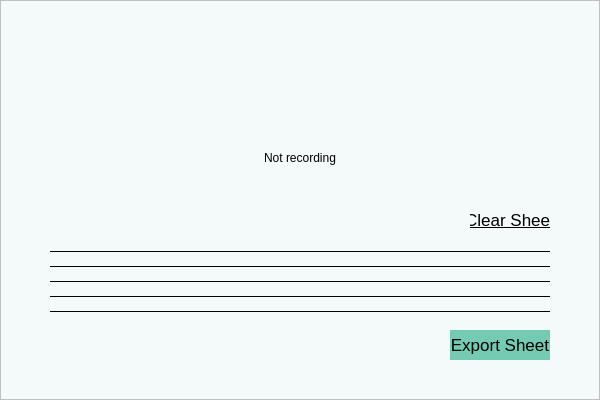
<?xml version="1.0" encoding="UTF-8"?>
<ui version="4.0">
 <class>mainWindow</class>
 <widget class="QMainWindow" name="mainWindow">
  <property name="geometry">
   <rect>
    <x>0</x>
    <y>0</y>
    <width>600</width>
    <height>400</height>
   </rect>
  </property>
  <property name="windowTitle">
   <string>MainWindow</string>
  </property>
  <property name="styleSheet">
   <string notr="true">background-color: rgb(244, 249, 250);</string>
  </property>
  <widget class="QWidget" name="centralwidget">
   <widget class="QFrame" name="mainWindowFrame">
    <property name="geometry">
     <rect>
      <x>0</x>
      <y>0</y>
      <width>600</width>
      <height>400</height>
     </rect>
    </property>
    <property name="frameShape">
     <enum>QFrame::StyledPanel</enum>
    </property>
    <property name="frameShadow">
     <enum>QFrame::Raised</enum>
    </property>
    <widget class="QPushButton" name="defenitionsButton">
     <property name="geometry">
      <rect>
       <x>10</x>
       <y>10</y>
       <width>70</width>
       <height>70</height>
      </rect>
     </property>
     <property name="font">
      <font>
       <family>Arial</family>
       <underline>false</underline>
      </font>
     </property>
     <property name="styleSheet">
      <string notr="true">background-color: rgb(244, 249, 250);
border: none;
color: black;</string>
     </property>
     <property name="text">
      <string/>
     </property>
     <property name="icon">
      <iconset>
       <normaloff>../images/defenitionsLogo.jpg</normaloff>../images/defenitionsLogo.jpg</iconset>
     </property>
     <property name="iconSize">
      <size>
       <width>25</width>
       <height>25</height>
      </size>
     </property>
    </widget>
    <widget class="QLabel" name="recordingLabel">
     <property name="geometry">
      <rect>
       <x>250</x>
       <y>150</y>
       <width>100</width>
       <height>16</height>
      </rect>
     </property>
     <property name="styleSheet">
      <string notr="true">color: rgb(0, 0, 0);
font: 13pt &quot;Arial&quot;;</string>
     </property>
     <property name="text">
      <string>Not recording</string>
     </property>
     <property name="alignment">
      <set>Qt::AlignCenter</set>
     </property>
    </widget>
    <widget class="Line" name="line4">
     <property name="geometry">
      <rect>
       <x>50</x>
       <y>265</y>
       <width>500</width>
       <height>2</height>
      </rect>
     </property>
     <property name="frameShadow">
      <enum>QFrame::Plain</enum>
     </property>
     <property name="orientation">
      <enum>Qt::Horizontal</enum>
     </property>
    </widget>
    <widget class="Line" name="line3">
     <property name="geometry">
      <rect>
       <x>50</x>
       <y>280</y>
       <width>500</width>
       <height>2</height>
      </rect>
     </property>
     <property name="frameShadow">
      <enum>QFrame::Plain</enum>
     </property>
     <property name="orientation">
      <enum>Qt::Horizontal</enum>
     </property>
    </widget>
    <widget class="Line" name="line2">
     <property name="geometry">
      <rect>
       <x>50</x>
       <y>295</y>
       <width>500</width>
       <height>2</height>
      </rect>
     </property>
     <property name="frameShadow">
      <enum>QFrame::Plain</enum>
     </property>
     <property name="orientation">
      <enum>Qt::Horizontal</enum>
     </property>
    </widget>
    <widget class="Line" name="line1">
     <property name="geometry">
      <rect>
       <x>50</x>
       <y>310</y>
       <width>500</width>
       <height>2</height>
      </rect>
     </property>
     <property name="frameShadow">
      <enum>QFrame::Plain</enum>
     </property>
     <property name="orientation">
      <enum>Qt::Horizontal</enum>
     </property>
    </widget>
    <widget class="Line" name="line5">
     <property name="geometry">
      <rect>
       <x>50</x>
       <y>250</y>
       <width>500</width>
       <height>2</height>
      </rect>
     </property>
     <property name="styleSheet">
      <string notr="true">border-color: black;</string>
     </property>
     <property name="frameShadow">
      <enum>QFrame::Plain</enum>
     </property>
     <property name="orientation">
      <enum>Qt::Horizontal</enum>
     </property>
    </widget>
    <widget class="QPushButton" name="microphoneButton">
     <property name="geometry">
      <rect>
       <x>265</x>
       <y>70</y>
       <width>70</width>
       <height>70</height>
      </rect>
     </property>
     <property name="font">
      <font>
       <family>Arial</family>
       <underline>false</underline>
      </font>
     </property>
     <property name="styleSheet">
      <string notr="true">background-color: rgb(244, 249, 250);
border: none;
color: black;</string>
     </property>
     <property name="text">
      <string/>
     </property>
     <property name="icon">
      <iconset>
       <normaloff>../images/microphoneOff.jpg</normaloff>../images/microphoneOff.jpg</iconset>
     </property>
     <property name="iconSize">
      <size>
       <width>120</width>
       <height>120</height>
      </size>
     </property>
    </widget>
    <widget class="QPushButton" name="logoButton">
     <property name="geometry">
      <rect>
       <x>500</x>
       <y>10</y>
       <width>70</width>
       <height>70</height>
      </rect>
     </property>
     <property name="font">
      <font>
       <family>Arial</family>
       <underline>false</underline>
      </font>
     </property>
     <property name="styleSheet">
      <string notr="true">background-color: rgb(244, 249, 250);
border: none;
color: black;</string>
     </property>
     <property name="text">
      <string/>
     </property>
     <property name="icon">
      <iconset>
       <normaloff>../images/icon_whiteBackground.png</normaloff>../images/icon_whiteBackground.png</iconset>
     </property>
     <property name="iconSize">
      <size>
       <width>70</width>
       <height>70</height>
      </size>
     </property>
    </widget>
    <widget class="QLabel" name="gClave">
     <property name="geometry">
      <rect>
       <x>50</x>
       <y>235</y>
       <width>50</width>
       <height>95</height>
      </rect>
     </property>
     <property name="text">
      <string/>
     </property>
     <property name="pixmap">
      <pixmap>../images/gClave.jpg</pixmap>
     </property>
     <property name="scaledContents">
      <bool>true</bool>
     </property>
    </widget>
    <widget class="QPushButton" name="clearSheetButton">
     <property name="geometry">
      <rect>
       <x>470</x>
       <y>210</y>
       <width>80</width>
       <height>20</height>
      </rect>
     </property>
     <property name="font">
      <font>
       <family>Arial</family>
       <pointsize>13</pointsize>
       <italic>false</italic>
       <bold>false</bold>
       <underline>true</underline>
      </font>
     </property>
     <property name="autoFillBackground">
      <bool>false</bool>
     </property>
     <property name="styleSheet">
      <string notr="true">background-color: rgb(244, 249, 250);
border: none;
color: black;
font: 13pt &quot;Arial&quot;;
</string>
     </property>
     <property name="text">
      <string>Clear Sheet</string>
     </property>
     <property name="iconSize">
      <size>
       <width>25</width>
       <height>25</height>
      </size>
     </property>
    </widget>
    <widget class="QPushButton" name="exportButton">
     <property name="geometry">
      <rect>
       <x>450</x>
       <y>330</y>
       <width>100</width>
       <height>30</height>
      </rect>
     </property>
     <property name="font">
      <font>
       <family>Arial</family>
       <pointsize>13</pointsize>
       <italic>false</italic>
       <bold>false</bold>
       <underline>false</underline>
      </font>
     </property>
     <property name="autoFillBackground">
      <bool>false</bool>
     </property>
     <property name="styleSheet">
      <string notr="true">font: 13pt &quot;Arial&quot;;
border: none;
color: black;
background-color: rgb(115, 203, 177);</string>
     </property>
     <property name="text">
      <string>Export Sheet</string>
     </property>
     <property name="iconSize">
      <size>
       <width>25</width>
       <height>25</height>
      </size>
     </property>
    </widget>
    <zorder>gClave</zorder>
    <zorder>defenitionsButton</zorder>
    <zorder>recordingLabel</zorder>
    <zorder>line4</zorder>
    <zorder>line3</zorder>
    <zorder>line2</zorder>
    <zorder>line1</zorder>
    <zorder>line5</zorder>
    <zorder>microphoneButton</zorder>
    <zorder>logoButton</zorder>
    <zorder>clearSheetButton</zorder>
    <zorder>exportButton</zorder>
   </widget>
  </widget>
 </widget>
 <resources/>
 <connections/>
</ui>
